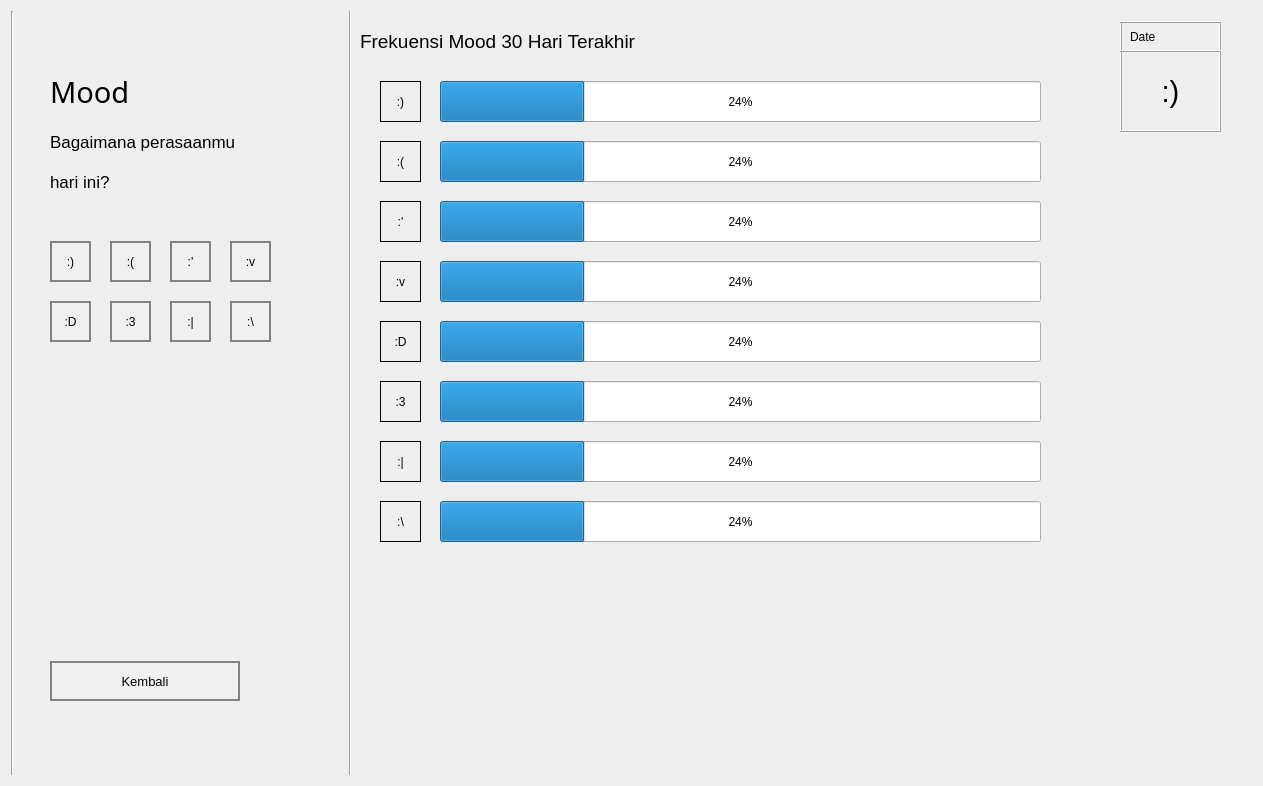
<?xml version="1.0" encoding="UTF-8"?>
<ui version="4.0">
 <class>Form</class>
 <widget class="QWidget" name="Form">
  <property name="geometry">
   <rect>
    <x>0</x>
    <y>0</y>
    <width>1263</width>
    <height>786</height>
   </rect>
  </property>
  <property name="windowTitle">
   <string>Form</string>
  </property>
  <layout class="QHBoxLayout" name="horizontalLayout" stretch="0,0">
   <item>
    <widget class="Line" name="line">
     <property name="sizePolicy">
      <sizepolicy hsizetype="Fixed" vsizetype="MinimumExpanding">
       <horstretch>0</horstretch>
       <verstretch>0</verstretch>
      </sizepolicy>
     </property>
     <property name="orientation">
      <enum>Qt::Vertical</enum>
     </property>
    </widget>
   </item>
   <item>
    <widget class="QFrame" name="OpeningPanel">
     <property name="styleSheet">
      <string notr="true">QPushButton {
	background: rgb(240, 240, 240);
	border: 2px solid rgb(130, 130, 130);
	border-width: 2px;
	border-radius: 0px;
	color: black;
}
QPushButton:hover {
	background: rgb(215, 215, 215);
}
QPushButton:pressed {
	background: rgb(200, 200, 200);
}</string>
     </property>
     <widget class="QPushButton" name="ReturnButton">
      <property name="geometry">
       <rect>
        <x>30</x>
        <y>650</y>
        <width>190</width>
        <height>40</height>
       </rect>
      </property>
      <property name="font">
       <font>
        <pointsize>10</pointsize>
       </font>
      </property>
      <property name="autoFillBackground">
       <bool>false</bool>
      </property>
      <property name="styleSheet">
       <string notr="true"/>
      </property>
      <property name="text">
       <string>Kembali</string>
      </property>
      <property name="checkable">
       <bool>false</bool>
      </property>
      <property name="checked">
       <bool>false</bool>
      </property>
      <property name="autoDefault">
       <bool>false</bool>
      </property>
      <property name="default">
       <bool>false</bool>
      </property>
      <property name="flat">
       <bool>false</bool>
      </property>
     </widget>
     <widget class="QLabel" name="label_mood">
      <property name="geometry">
       <rect>
        <x>30</x>
        <y>60</y>
        <width>271</width>
        <height>41</height>
       </rect>
      </property>
      <property name="maximumSize">
       <size>
        <width>16777215</width>
        <height>16777215</height>
       </size>
      </property>
      <property name="font">
       <font>
        <family>HoloLens MDL2 Assets</family>
        <pointsize>22</pointsize>
        <weight>50</weight>
        <bold>false</bold>
       </font>
      </property>
      <property name="text">
       <string>Mood</string>
      </property>
     </widget>
     <widget class="QLabel" name="label_deskripsi">
      <property name="geometry">
       <rect>
        <x>30</x>
        <y>110</y>
        <width>281</width>
        <height>41</height>
       </rect>
      </property>
      <property name="font">
       <font>
        <pointsize>13</pointsize>
       </font>
      </property>
      <property name="text">
       <string>Bagaimana perasaanmu</string>
      </property>
     </widget>
     <widget class="QPushButton" name="button1">
      <property name="geometry">
       <rect>
        <x>30</x>
        <y>230</y>
        <width>41</width>
        <height>41</height>
       </rect>
      </property>
      <property name="text">
       <string>:)</string>
      </property>
     </widget>
     <widget class="QPushButton" name="button7">
      <property name="geometry">
       <rect>
        <x>90</x>
        <y>290</y>
        <width>41</width>
        <height>41</height>
       </rect>
      </property>
      <property name="text">
       <string>:3</string>
      </property>
     </widget>
     <widget class="QPushButton" name="button4">
      <property name="geometry">
       <rect>
        <x>210</x>
        <y>230</y>
        <width>41</width>
        <height>41</height>
       </rect>
      </property>
      <property name="text">
       <string>:v</string>
      </property>
     </widget>
     <widget class="QPushButton" name="button5">
      <property name="geometry">
       <rect>
        <x>30</x>
        <y>290</y>
        <width>41</width>
        <height>41</height>
       </rect>
      </property>
      <property name="text">
       <string>:D</string>
      </property>
     </widget>
     <widget class="QPushButton" name="button2">
      <property name="geometry">
       <rect>
        <x>90</x>
        <y>230</y>
        <width>41</width>
        <height>41</height>
       </rect>
      </property>
      <property name="text">
       <string>:(</string>
      </property>
     </widget>
     <widget class="QPushButton" name="button3">
      <property name="geometry">
       <rect>
        <x>150</x>
        <y>230</y>
        <width>41</width>
        <height>41</height>
       </rect>
      </property>
      <property name="text">
       <string>:'</string>
      </property>
     </widget>
     <widget class="QPushButton" name="button8">
      <property name="geometry">
       <rect>
        <x>150</x>
        <y>290</y>
        <width>41</width>
        <height>41</height>
       </rect>
      </property>
      <property name="text">
       <string>:|</string>
      </property>
     </widget>
     <widget class="QPushButton" name="button6">
      <property name="geometry">
       <rect>
        <x>210</x>
        <y>290</y>
        <width>41</width>
        <height>41</height>
       </rect>
      </property>
      <property name="text">
       <string>:\</string>
      </property>
     </widget>
     <widget class="Line" name="line_2">
      <property name="geometry">
       <rect>
        <x>320</x>
        <y>-30</y>
        <width>20</width>
        <height>811</height>
       </rect>
      </property>
      <property name="orientation">
       <enum>Qt::Vertical</enum>
      </property>
     </widget>
     <widget class="QFrame" name="frame">
      <property name="geometry">
       <rect>
        <x>1100</x>
        <y>10</y>
        <width>101</width>
        <height>111</height>
       </rect>
      </property>
      <property name="font">
       <font>
        <underline>true</underline>
       </font>
      </property>
      <property name="frameShape">
       <enum>QFrame::Box</enum>
      </property>
      <property name="frameShadow">
       <enum>QFrame::Raised</enum>
      </property>
      <widget class="QFrame" name="frame_2">
       <property name="geometry">
        <rect>
         <x>-40</x>
         <y>0</y>
         <width>191</width>
         <height>31</height>
        </rect>
       </property>
       <property name="frameShape">
        <enum>QFrame::Box</enum>
       </property>
       <property name="frameShadow">
        <enum>QFrame::Raised</enum>
       </property>
       <widget class="QLabel" name="label_tanggal">
        <property name="geometry">
         <rect>
          <x>50</x>
          <y>0</y>
          <width>91</width>
          <height>31</height>
         </rect>
        </property>
        <property name="font">
         <font>
          <pointsize>9</pointsize>
          <underline>false</underline>
         </font>
        </property>
        <property name="text">
         <string>Date</string>
        </property>
        <property name="alignment">
         <set>Qt::AlignLeading|Qt::AlignLeft|Qt::AlignVCenter</set>
        </property>
       </widget>
      </widget>
      <widget class="QLabel" name="label_mood_sekarang">
       <property name="geometry">
        <rect>
         <x>0</x>
         <y>30</y>
         <width>101</width>
         <height>81</height>
        </rect>
       </property>
       <property name="font">
        <font>
         <pointsize>22</pointsize>
         <underline>false</underline>
        </font>
       </property>
       <property name="text">
        <string>:)</string>
       </property>
       <property name="alignment">
        <set>Qt::AlignCenter</set>
       </property>
      </widget>
     </widget>
     <widget class="QLabel" name="label_frekuensi">
      <property name="geometry">
       <rect>
        <x>340</x>
        <y>10</y>
        <width>671</width>
        <height>41</height>
       </rect>
      </property>
      <property name="font">
       <font>
        <pointsize>14</pointsize>
       </font>
      </property>
      <property name="text">
       <string>Frekuensi Mood 30 Hari Terakhir</string>
      </property>
     </widget>
     <widget class="QLabel" name="label_mood_1">
      <property name="geometry">
       <rect>
        <x>360</x>
        <y>70</y>
        <width>41</width>
        <height>41</height>
       </rect>
      </property>
      <property name="frameShape">
       <enum>QFrame::Box</enum>
      </property>
      <property name="text">
       <string>:)</string>
      </property>
      <property name="alignment">
       <set>Qt::AlignCenter</set>
      </property>
     </widget>
     <widget class="QProgressBar" name="progress_bar1">
      <property name="geometry">
       <rect>
        <x>420</x>
        <y>70</y>
        <width>601</width>
        <height>41</height>
       </rect>
      </property>
      <property name="value">
       <number>24</number>
      </property>
     </widget>
     <widget class="QLabel" name="label_mood_9">
      <property name="geometry">
       <rect>
        <x>360</x>
        <y>130</y>
        <width>41</width>
        <height>41</height>
       </rect>
      </property>
      <property name="frameShape">
       <enum>QFrame::Box</enum>
      </property>
      <property name="text">
       <string>:(</string>
      </property>
      <property name="alignment">
       <set>Qt::AlignCenter</set>
      </property>
     </widget>
     <widget class="QProgressBar" name="progress_bar1_2">
      <property name="geometry">
       <rect>
        <x>420</x>
        <y>130</y>
        <width>601</width>
        <height>41</height>
       </rect>
      </property>
      <property name="value">
       <number>24</number>
      </property>
     </widget>
     <widget class="QLabel" name="label_mood_4">
      <property name="geometry">
       <rect>
        <x>360</x>
        <y>190</y>
        <width>41</width>
        <height>41</height>
       </rect>
      </property>
      <property name="frameShape">
       <enum>QFrame::Box</enum>
      </property>
      <property name="text">
       <string>:'</string>
      </property>
      <property name="alignment">
       <set>Qt::AlignCenter</set>
      </property>
     </widget>
     <widget class="QProgressBar" name="progress_bar1_5">
      <property name="geometry">
       <rect>
        <x>420</x>
        <y>190</y>
        <width>601</width>
        <height>41</height>
       </rect>
      </property>
      <property name="value">
       <number>24</number>
      </property>
     </widget>
     <widget class="QProgressBar" name="progress_bar1_6">
      <property name="geometry">
       <rect>
        <x>420</x>
        <y>250</y>
        <width>601</width>
        <height>41</height>
       </rect>
      </property>
      <property name="value">
       <number>24</number>
      </property>
     </widget>
     <widget class="QLabel" name="label_mood_11">
      <property name="geometry">
       <rect>
        <x>360</x>
        <y>250</y>
        <width>41</width>
        <height>41</height>
       </rect>
      </property>
      <property name="frameShape">
       <enum>QFrame::Box</enum>
      </property>
      <property name="text">
       <string>:v</string>
      </property>
      <property name="alignment">
       <set>Qt::AlignCenter</set>
      </property>
     </widget>
     <widget class="QProgressBar" name="progress_bar1_7">
      <property name="geometry">
       <rect>
        <x>420</x>
        <y>430</y>
        <width>601</width>
        <height>41</height>
       </rect>
      </property>
      <property name="value">
       <number>24</number>
      </property>
     </widget>
     <widget class="QLabel" name="label_mood_12">
      <property name="geometry">
       <rect>
        <x>360</x>
        <y>490</y>
        <width>41</width>
        <height>41</height>
       </rect>
      </property>
      <property name="frameShape">
       <enum>QFrame::Box</enum>
      </property>
      <property name="text">
       <string>:\</string>
      </property>
      <property name="alignment">
       <set>Qt::AlignCenter</set>
      </property>
     </widget>
     <widget class="QLabel" name="label_mood_5">
      <property name="geometry">
       <rect>
        <x>360</x>
        <y>430</y>
        <width>41</width>
        <height>41</height>
       </rect>
      </property>
      <property name="frameShape">
       <enum>QFrame::Box</enum>
      </property>
      <property name="text">
       <string>:|</string>
      </property>
      <property name="alignment">
       <set>Qt::AlignCenter</set>
      </property>
     </widget>
     <widget class="QLabel" name="label_mood_6">
      <property name="geometry">
       <rect>
        <x>360</x>
        <y>310</y>
        <width>41</width>
        <height>41</height>
       </rect>
      </property>
      <property name="frameShape">
       <enum>QFrame::Box</enum>
      </property>
      <property name="text">
       <string>:D</string>
      </property>
      <property name="alignment">
       <set>Qt::AlignCenter</set>
      </property>
     </widget>
     <widget class="QProgressBar" name="progress_bar1_8">
      <property name="geometry">
       <rect>
        <x>420</x>
        <y>490</y>
        <width>601</width>
        <height>41</height>
       </rect>
      </property>
      <property name="value">
       <number>24</number>
      </property>
     </widget>
     <widget class="QProgressBar" name="progress_bar1_9">
      <property name="geometry">
       <rect>
        <x>420</x>
        <y>310</y>
        <width>601</width>
        <height>41</height>
       </rect>
      </property>
      <property name="value">
       <number>24</number>
      </property>
     </widget>
     <widget class="QProgressBar" name="progress_bar1_10">
      <property name="geometry">
       <rect>
        <x>420</x>
        <y>370</y>
        <width>601</width>
        <height>41</height>
       </rect>
      </property>
      <property name="value">
       <number>24</number>
      </property>
     </widget>
     <widget class="QLabel" name="label_mood_13">
      <property name="geometry">
       <rect>
        <x>360</x>
        <y>370</y>
        <width>41</width>
        <height>41</height>
       </rect>
      </property>
      <property name="frameShape">
       <enum>QFrame::Box</enum>
      </property>
      <property name="text">
       <string>:3</string>
      </property>
      <property name="alignment">
       <set>Qt::AlignCenter</set>
      </property>
     </widget>
     <widget class="QLabel" name="label_deskripsi_3">
      <property name="geometry">
       <rect>
        <x>30</x>
        <y>150</y>
        <width>281</width>
        <height>41</height>
       </rect>
      </property>
      <property name="font">
       <font>
        <pointsize>13</pointsize>
       </font>
      </property>
      <property name="text">
       <string>hari ini?</string>
      </property>
     </widget>
    </widget>
   </item>
  </layout>
 </widget>
 <resources/>
 <connections/>
</ui>
